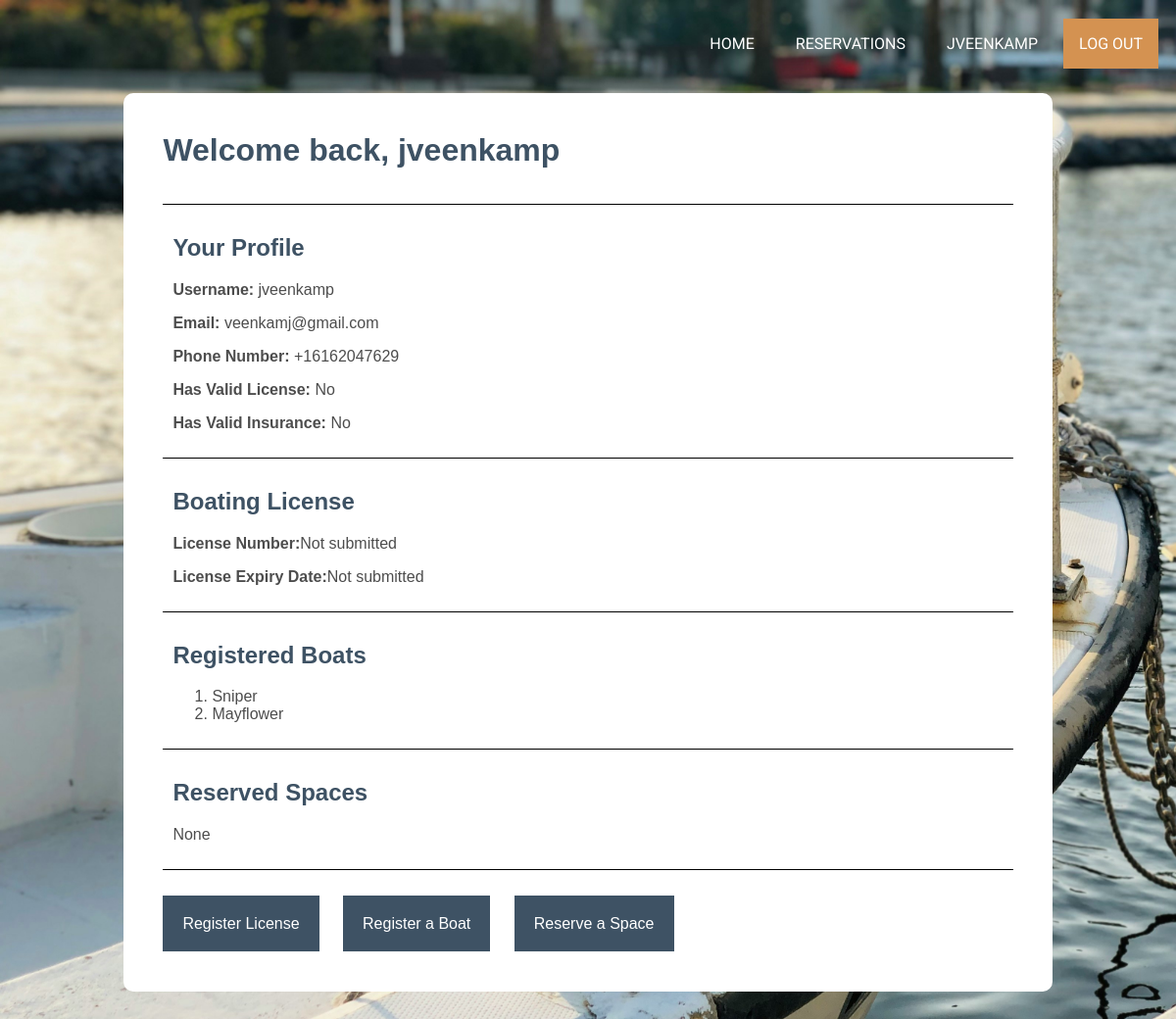
Page /marina/profile/ (signed in) on the committed database.
### marina/models.py (models this page shows, shortened)
class CustomUser(AbstractUser):
    username = models.CharField(max_length=40, unique=True)
    email = models.EmailField(max_length=254)
    phone_number = PhoneNumberField()
    has_valid_license = models.BooleanField(default=False)
    has_valid_insurance = models.BooleanField(default=False)
    USERNAME_FIELD = 'username'

class Boat(models.Model):
    boat_name = models.CharField(max_length=100)
    type = models.CharField(max_length=50)
    owner = models.ForeignKey(settings.AUTH_USER_MODEL, on_delete=models.CASCADE)

### marina/views.py (the view)
# urls.py: path('profile/', views.profile, name='profile'),
def profile(request):
    return render(request, 'marina/profile.html')

### marina/templates/marina/profile.html (shortened to what this page needs)
{% extends 'marina/base.html' %}
{% load static %}
{% block extrahead %}
<link rel="stylesheet" href="{% static "marina/css/profile.css" %}">
{% endblock %}
{% block content %}
  <div class="outside">
    <h1>Welcome back, {{ user.username }}</h1>
    <div class="attributes">
      <br></br>
      <div class="attributes-section" id="attr-1">
        <h2>Your Profile</h2>
        <p><strong>Username:</strong> {{ user.username }}</p>
        <p><strong>Email:</strong> {{ user.email }}</p>
        <p><strong>Phone Number:</strong> {{ user.phone_number }}</p>
        <p><strong>Has Valid License:</strong> {% if user.has_valid_license %}Yes{% else %}No{% endif %}</p>
        <p><strong>Has Valid Insurance:</strong> {% if user.has_valid_insurance %}Yes{% else %}No{% endif %}</p>
      </div>
    <div class="attributes-section" id="attr-2">
    {% if user.boatlicense %}
      <h2>Boating License</h2>
      <p><strong>License Number:</strong> {{ user.boatlicense.license_num }}</p>
      <p><strong>License Expiry Date:</strong> {{ user.boatlicense.license_expiry_date }}</p>
    {% else %}
      <h2>Boating License</h2>
      <p><strong>License Number:</strong>Not submitted</p>
      <p><strong>License Expiry Date:</strong>Not submitted</p>
    {% endif %}
    </div>
    <div class="attributes-section" id="attr-3">
    {% if user.boat_set.all %}
        <h2>Registered Boats</h2>
        <ol>
          {% for boat in user.boat_set.all %}
            <li>{{ boat.boat_name }}</li>
          {% endfor %}
        </ol>
    {% else %}
        <h2>Registered Boats</h2>
        <p>None</p>
    {% endif %}
    </div>
    <div class="attributes-section" id="attr-4">
    {% if user.boatspace_set.all %}
      <h2>Reserved Spaces</h2>
      <ul>
        {% for boatspace in user.boatspace_set.all %}
          <li>{{ boatspace.id }} - {% if boatspace.boat %}{{ boatspace.boat.name }}{% else %}No Boat{% endif %}</li>
        {% endfor %}
      </ul>
    {% else %}
      <h2>Reserved Spaces</h2>
      <p>None</p>
    {% endif %}
    </div>
    </div>
    <br></br>
    <div class="buttons">
      <a id="btn1" href="{% url 'license' %}">Register License</a>
      <a id="btn2" href="{% url 'add_boat' %}">Register a Boat</a>
      <a id="btn3" href="{% url 'boatspace-list' %}">Reserve a Space</a>
    </div>
  </div>
{% endblock %}

### marina/templates/marina/base.html (shortened to what this page needs)
{% load static %}
<!DOCTYPE html>
<html lang="en">
<head>
    {% block head %}
        <link rel="stylesheet" href="{% static "marina/css/styles.css" %}">
        {% block extrahead %}{% endblock %}
    {% endblock %}
</head>
<body>
    <div class="navigation">
    {% block sidebar %}
        <nav role="navigation">
            {% if user.is_authenticated %}
                <ul>
                    <li id="log-out"><a href="{% url 'logout' %}">LOG OUT</a></li>
                    <li><a href="{% url 'profile' %}">{{ user.username|capfirst|upper }}</a></li>
            {% else %}
                    <li id="new-acc"><a href="{% url 'signup' %}">SIGN UP</a></li>
                    <li><a href="{% url 'login' %}">LOG IN</a></li>
            {% endif %}
                    <li><a href="{% url 'boatspace-list' %}">RESERVATIONS</a></li>
                    <li><a href="{% url 'index' %}">HOME</a></li>
                </ul>
        </nav>
    {% endblock %}
    </div>
    <div class="content">
        {% block content %}{% endblock %}
    </div>
</body>
</html>

### marina/static/marina/css/styles.css (style rules this page uses)
html { background-size: cover; padding: 0; margin: 0; border: 0; }
body { display: flex; flex-direction: column; }
.navigation nav li { display: inline; float: right; margin-right: 10px; font-family: 'Roboto', sans-serif; padding: 1em; position: relative; bottom: 5px; }
a:link, a:visited { color: white; text-decoration: none; }
#new-acc, #log-out { background-color: rgb(212, 146, 81); }

### marina/static/marina/css/profile.css (style rules this page uses)
.content { display: flex; flex-direction: column; align-items: center; position: relative; justify-content: center; min-height: 100vh; font-family: Arial, Arial, Helvetica, sans-serif; }
.outside { display: flex; flex-direction: column; background-color: white; padding-bottom: 20px; border-radius: 10px; width: 80%; margin-bottom: 120px; margin-top: 20px; }
.attributes, .buttons { padding-left: 40px; padding-right: 40px; }
h1 { color: rgb(62, 82, 100); position: relative; font-family: Arial, Helvetica, sans-serif; font-size: 2em; margin: 0; padding: 40px 40px 0 40px; }
.buttons a { color: black; }
.attributes-section { color: rgb(77,77,77); border-top: 1px solid black; border-bottom: 1px solid black; padding: 10px; margin: 0; }
.buttons { padding: 10px 40px 40px 40px; }
#attr-4, #attr-3, #attr-2 { border-top: none; }
h2 { color: rgb(62, 82, 100); }
#btn1, #btn2, #btn3 { color: white; padding: 20px; background-color: rgb(62, 82, 100); }
#btn2, #btn3 { margin-left: 20px; }

### rows in the picture
CustomUser: username "JVEENKAMP", username "jveenkamp", email "veenkamj@gmail.com", phone_number "+16162047629"
Boat: boat_name "Sniper"
Boat: boat_name "Mayflower"
